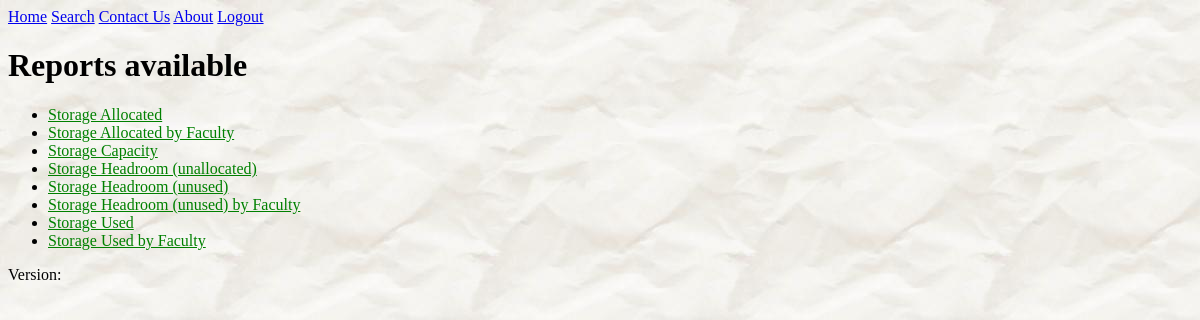
Page /reports/?set=storage (signed in) on the committed database.
### reports/models.py (models this page shows, shortened)
class Report(models.Model):
    report_title = models.CharField(max_length=100)
    pub_date = models.DateTimeField('date published')
    d3_file_name = models.CharField(max_length=100, default='.js')
    description = models.TextField(blank=True, null=True)
    def was_published_recently(self):
        """
        :return: True if was published in the last day, False otherwise
        """
        now = timezone.now()
        return now - datetime.timedelta(days=1) <= self.pub_date <= now
    was_published_recently.admin_order_field = 'pub_date'
    was_published_recently.boolean = True
    was_published_recently.short_description = 'Published recently?'

### reports/views.py (the view)
class BrowseView(LoginRequiredMixin, generic.ListView):
    login_url = '/login/'
    template_name = 'reports/reports.html'
    context_object_name = 'latest_report_list'
    def __init__(self, **kwargs):
        super().__init__(**kwargs)
        self.selected_set = ''
    def get_queryset(self):
        reports = Report.objects.filter(pub_date__lte=timezone.now())
        self.selected_set = self.request.GET.get('set', '')
        if self.selected_set == 'cloud':
            reports = reports.filter(report_title__startswith='Cloud')
        elif self.selected_set == 'storage':
            reports = reports.filter(report_title__startswith='Storage')
        return reports.order_by('report_title')
    def get_context_data(self, **kwargs):
        result = super().get_context_data(**kwargs)
        result['set'] = self.selected_set
        return result

### reports/templates/reports/reports.html (shortened to what this page needs)
{%  extends 'base.html' %}
{%  block h1 %}Reports available{%  endblock %}
{%  block content %}
{% if latest_report_list %}
    <ul>
        {% for report in latest_report_list %}
            <li><a href="{% url 'reports:detail' report.id %}?set={{ set }}">{{ report.report_title }}</a></li>
        {% endfor %}
    </ul>
{% else %}
    <p>No reports are available.</p>
{% endif %}
{% endblock %}

### reports/static/reports/style.css (style rules this page uses)
li a { color: green; }
body { background: url("images/bg-napkin.jpg"); }
body, h1, h2, h3, input[type="text"], input[type="password"], textarea, select, input.submit { font-family: "Comic Sans MS", cursive; }

### rows in the picture
Report: report_title "Storage Allocated"
Report: report_title "Storage Allocated by Faculty"
Report: report_title "Storage Capacity"
Report: report_title "Storage Headroom (unallocated)"
Report: report_title "Storage Headroom (unused)"
Report: report_title "Storage Headroom (unused) by Faculty"
Report: report_title "Storage Used"
Report: report_title "Storage Used by Faculty"
